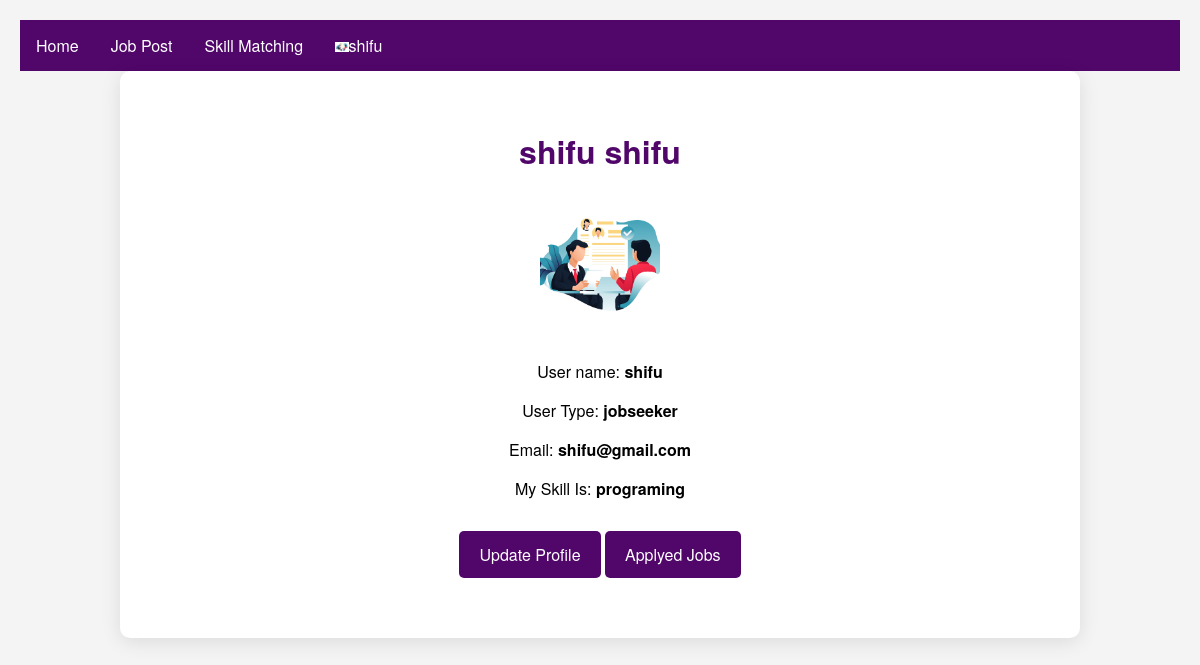
Page /Profile/ (signed in) on the committed database.
### myapp/models.py (models this page shows, shortened)
class Custom_user(AbstractUser):
    USER=[
        ('recruiters','Recruiters'),
        ('jobseeker','Jobseeker')
    ]
    user_type=models.CharField(choices=USER,max_length=100,null=True)
    Display_name=models.CharField(max_length=100,null=True)

class jobseekerProfileModel(models.Model):
    skills=[
        ('programing', 'Programing'),
        ('graphics_design', 'Graphics Design'),
        ('resarch', 'Resarch'),
    ]
    user=models.OneToOneField(Custom_user,on_delete=models.CASCADE,related_name='viewersProfile', null=True)
    Skills = models.CharField(choices=skills,max_length=255, null=True)
    Image=models.ImageField(upload_to='Media/Blog_Pic',null=True)

### myproject/views.py (the view)
# urls.py: path('Profile/', Profile, name='Profile'),
def Profile(req):
    current_user=req.user
    cre=CreatorProfileModel.objects.filter(user=current_user)
    seekar=jobseekerProfileModel.objects.filter(user=current_user)
    text={
        'cre':cre,
        'seekar':seekar,
    }
    return render(req,'profile.html',text)

### template/profile.html (shortened to what this page needs)
{% extends 'base.html' %}
{% block body %}
<!DOCTYPE html>
<html lang="en">
<head>
</head>
<body>
    <div class="container">
        <h2>{{ user.first_name }} {{ user.last_name }}</h2>
        <div class="profile-info">
            {% for i in seekar %}
            <div class="logo">
                <img src="/{{ i.Image }}" alt="Company Logo">
            </div>
            {% endfor %}
            <p>User name: <strong>{{ user.username }}</strong></p>
            <p>User Type: <strong>{{ user.user_type }}</strong></p>
            <p>Email: <strong>{{ user.email }}</strong></p>
            {% for i in seekar %}
            <p>My Skill Is: <strong>{{ user.viewersProfile.Skills }}</strong></p>
            <a href="{% url 'updateprofile' i.id %}" class="apply-button">Update Profile</a>
            <a href="{% url 'appliedJob' %}" class="apply-button">Applyed Jobs</a>
            {% endfor %}
        </div>
    </div>
</body>
</html>
{% endblock body %}

### template/base.html (shortened to what this page needs)
<!DOCTYPE html>
<html>
<head>
</head>
<body>
<ul>
    <li><a class="active" href="{% url 'home' %}">Home</a></li>
    <li><a class="active" href="{% url 'jobfeed' %}">Job Post</a></li>
    {% if user.user_type == 'jobseeker' %}
    <li><a href="{% url 'skillmatching' %}">Skill Matching</a></li>
    <li class="dropdown">
      <a  href="javascript:void(0)"  class="dropbtn"><img height="10px" src="/{{ user.viewersProfile.Image }}" alt="Company Logo">{{ user.username }}</a>
    </li>
    {% endif %}
</ul>
{% block body %}
{% endblock body %}
</body>
</html>

### template/base.html (style rules this page uses)
body { background-color:white; }
ul { list-style-type: none; margin: 0; padding: 0; overflow: hidden; background-color: #51066a; }
li { float: left; }
li a, .dropbtn { display: inline-block; color: white; text-align: center; padding: 14px 16px; text-decoration: none; }
li.dropdown { display: inline-block; }

### template/profile.html (style rules this page uses)
body { font-family: 'Helvetica Neue', Arial, sans-serif; background-color: #f4f4f4; margin: 0; padding: 20px; }
.container { max-width: 900px; margin: auto; background: #ffffff; padding: 30px; border-radius: 10px; box-shadow: 0 4px 20px rgba(0, 0, 0, 0.1); }
h2 { text-align: center; color: #51066a; margin-bottom: 30px; font-size: 2em; }
.profile-info { text-align: center; margin-bottom: 30px; }
.profile-info img { width: 120px; height: 120px; border-radius: 50%; object-fit: cover; margin-bottom: 15px; }
.logo { text-align: center; margin: 15px 0; }
.logo img { max-height: 300px; max-width: 100%; border-radius: 8px; }
.apply-button { display: inline-block; margin-top: 15px; padding: 12px 20px; background-color: #51066a; color: white; text-decoration: none; border-radius: 5px; transition: background-color 0.3s; font-size: 1em; text-align: center; }

### rows in the picture
Custom_user: viewersProfile.Image (picture), username "shifu", first_name "shifu", last_name "shifu", user_type "jobseeker", email "shifu@gmail.com", viewersProfile.Skills "programing"
jobseekerProfileModel: Image (picture)
